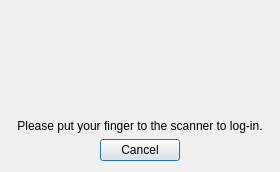
<?xml version="1.0" encoding="UTF-8"?>
<ui version="4.0">
 <class>Dialog</class>
 <widget class="QDialog" name="Dialog">
  <property name="geometry">
   <rect>
    <x>0</x>
    <y>0</y>
    <width>275</width>
    <height>172</height>
   </rect>
  </property>
  <property name="windowTitle">
   <string>Dialog</string>
  </property>
  <layout class="QGridLayout" name="gridLayout">
   <item row="0" column="0">
    <spacer name="horizontalSpacer">
     <property name="orientation">
      <enum>Qt::Orientation::Horizontal</enum>
     </property>
     <property name="sizeHint" stdset="0">
      <size>
       <width>2</width>
       <height>20</height>
      </size>
     </property>
    </spacer>
   </item>
   <item row="0" column="1">
    <spacer name="verticalSpacer">
     <property name="orientation">
      <enum>Qt::Orientation::Vertical</enum>
     </property>
     <property name="sizeHint" stdset="0">
      <size>
       <width>20</width>
       <height>97</height>
      </size>
     </property>
    </spacer>
   </item>
   <item row="0" column="2">
    <widget class="QLabel" name="fingerprint_label">
     <property name="minimumSize">
      <size>
       <width>100</width>
       <height>100</height>
      </size>
     </property>
     <property name="maximumSize">
      <size>
       <width>200</width>
       <height>200</height>
      </size>
     </property>
     <property name="sizeIncrement">
      <size>
       <width>2</width>
       <height>2</height>
      </size>
     </property>
     <property name="text">
      <string/>
     </property>
     <property name="pixmap">
      <pixmap>resources/fingerprint_new.png</pixmap>
     </property>
     <property name="scaledContents">
      <bool>false</bool>
     </property>
     <property name="alignment">
      <set>Qt::AlignmentFlag::AlignCenter</set>
     </property>
    </widget>
   </item>
   <item row="0" column="3">
    <spacer name="verticalSpacer_2">
     <property name="orientation">
      <enum>Qt::Orientation::Vertical</enum>
     </property>
     <property name="sizeHint" stdset="0">
      <size>
       <width>20</width>
       <height>97</height>
      </size>
     </property>
    </spacer>
   </item>
   <item row="0" column="4">
    <spacer name="horizontalSpacer_2">
     <property name="orientation">
      <enum>Qt::Orientation::Horizontal</enum>
     </property>
     <property name="sizeHint" stdset="0">
      <size>
       <width>5</width>
       <height>20</height>
      </size>
     </property>
    </spacer>
   </item>
   <item row="1" column="1" colspan="3">
    <widget class="QLabel" name="label">
     <property name="text">
      <string>Please put your finger to the scanner to log-in.</string>
     </property>
     <property name="alignment">
      <set>Qt::AlignmentFlag::AlignCenter</set>
     </property>
    </widget>
   </item>
   <item row="2" column="0" colspan="5">
    <layout class="QHBoxLayout" name="horizontalLayout_2">
     <item>
      <spacer name="horizontalSpacer_5">
       <property name="orientation">
        <enum>Qt::Orientation::Horizontal</enum>
       </property>
       <property name="sizeHint" stdset="0">
        <size>
         <width>48</width>
         <height>20</height>
        </size>
       </property>
      </spacer>
     </item>
     <item>
      <widget class="QPushButton" name="pushButton_2">
       <property name="text">
        <string>Cancel</string>
       </property>
      </widget>
     </item>
     <item>
      <spacer name="horizontalSpacer_6">
       <property name="orientation">
        <enum>Qt::Orientation::Horizontal</enum>
       </property>
       <property name="sizeHint" stdset="0">
        <size>
         <width>48</width>
         <height>20</height>
        </size>
       </property>
      </spacer>
     </item>
    </layout>
   </item>
  </layout>
 </widget>
 <resources/>
 <connections/>
</ui>
